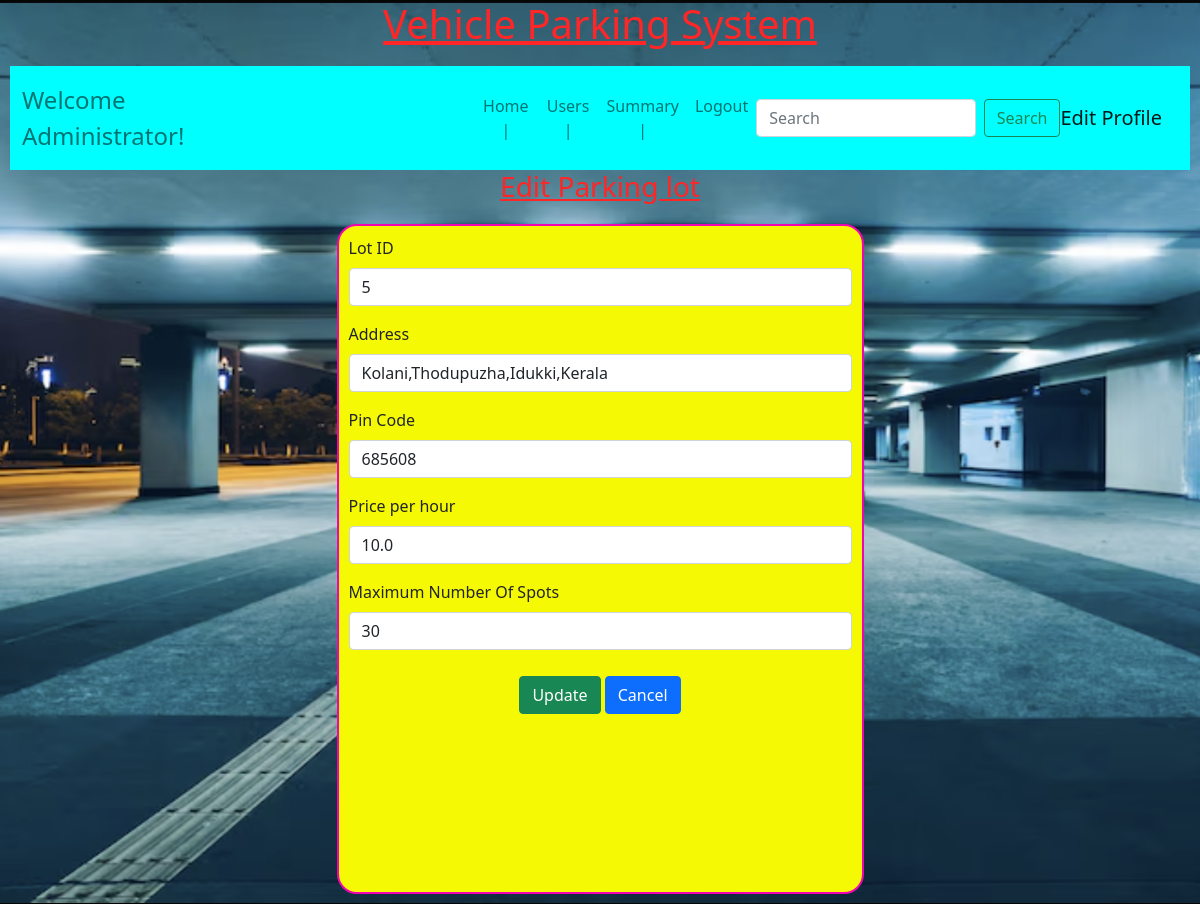
The page /edit_lot/5/admin@parking.com on the database its author committed.
### backend/models.py (models this page shows)
class Parking_lot(db.Model):
    __tablename__="parking_lot"
    id=db.Column(db.Integer,primary_key=True)
    address=db.Column(db.String,nullable=False)
    price=db.Column(db.Float,nullable=False)
    pin_code=db.Column(db.Integer,nullable=False)
    maximum_number_of_spots=db.Column(db.Integer,nullable=False,default=0)
    parking_spot=db.relationship("Parking_Spot",cascade="all,delete",backref="parking_lot",lazy=True)

### backend/controllers.py (the view, shortened to what this page needs)
@app.route("/edit_lot/<id>/<name>",methods=["GET","POST"])
def edit_lot(id,name):
    l=get_lot(id)
    if not l:
        return redirect(url_for("admindashboardfn",name=name,msg=""))
    avail=0
    occ=0
    for spot in l.parking_spot:
        if spot.status=="A":
            avail+=1
        else:
            occ+=1
    return render_template("edit_lot.html",lots=l,lid=l.id,name=name,available=avail,occupied=occ)

### backend/controllers.py (called while the page is built)
def get_lot(id):
    lot=Parking_lot.query.filter_by(id=id).first()
    return lot

### templates/edit_lot.html (shortened to what this page needs)
{%extends "adminlayout.html"%}
{%block content%}
            {%if lots%}
                <div class="center">
                    <h3><u>Edit Parking lot</u></h3>
                </div>
                <form action="/edit_lot/{{lots.id}}/{{name}}" method="POST">
                <div class="input-form2">
                    <div class="mb-3">
                        <label for="lotid" class="form-label">Lot ID</label>
                        <input type="number" class="form-control" id="lotid" name="lotid" value="{{lid}}" required>
                    </div>
                    <div class="mb-3">
                        <label for="address" class="form-label">Address</label>
                        <input type="text" class="form-control" id="address" name="address" value="{{lots.address}}">
                    </div>
                    <div class="mb-3">
                        <label for="pincode" class="form-label">Pin Code</label>
                        <input type="number" class="form-control" id="pincode" name="pincode" value="{{lots.pin_code}}">
                    </div>
                    <div class="mb-3">
                        <label for="price" class="form-label">Price per hour</label>
                        <input type="text" class="form-control" id="price" name="price" value="{{lots.price}}">
                    </div>
                    <div class="mb-3">
                        <label for="maximum_number_of_spots" class="form-label">Maximum Number Of Spots</label>
                        <input type="number" class="form-control" id="spots_num" name="max_no_of_spots" value="{{lots.maximum_number_of_spots}}">
                    </div>
                    <div class="button">
                        <button type="submit" class="btn btn-success">Update</button>
                        <a href="/admin/{{name}}" type="button" class="btn btn-primary">Cancel</a>
                    </div>
                </div>
                </form>
            {%endif%}
{%endblock%}

### static/styles/styles.css (style rules this page uses)
* { margin: 0px; }
html { background-image: url(/static/images/bkg1.png); background-size: cover; }
.center { text-align: center; margin: auto; color: rgb(254, 38, 38); }
.button { text-align: center; padding: 10px; }
.input-form2 { border: 2px solid rgb(243, 4, 179); width: 527px; height: 670px; margin: auto; margin-top: 20px; padding: 10px; border-radius: 20px; font-size: 16px; text-align: justify; background-color: rgb(245, 249, 4); }

### rows shown on the page
Parking_lot: address "Kolani,Thodupuzha,Idukki,Kerala", pincode "685608", price "10.0", max_no_of_spots "30"
